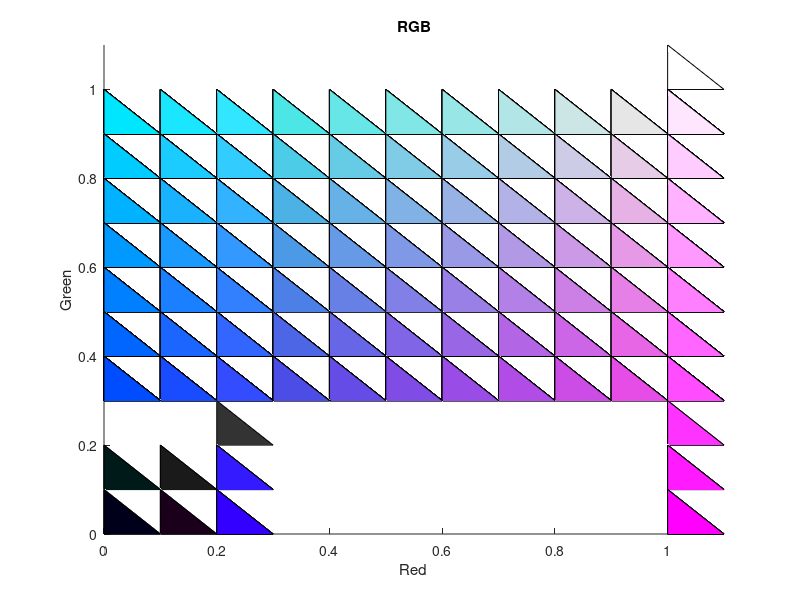
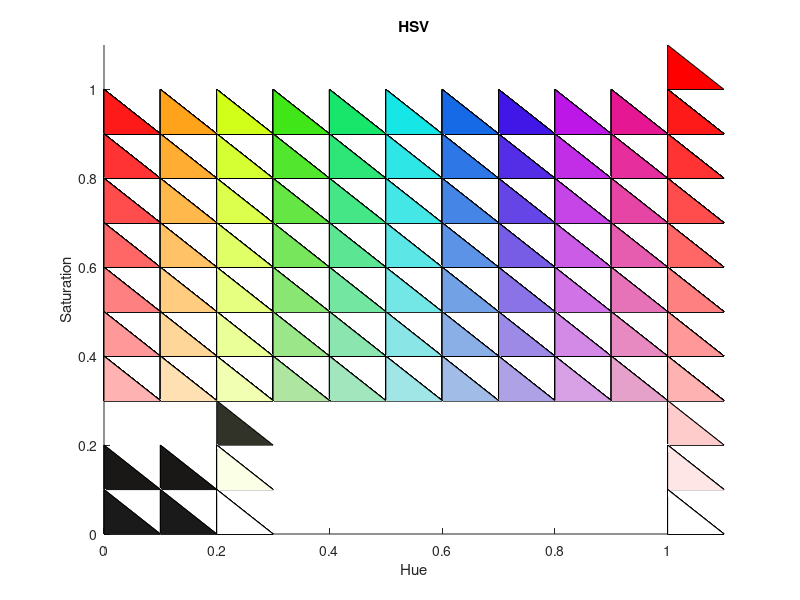
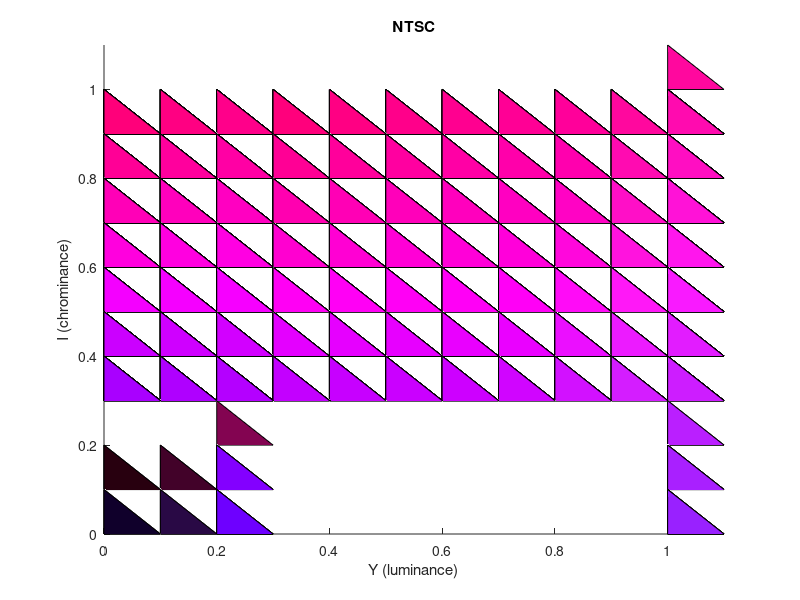

MATLAB code to generate these figures, in order:
%Script for generating three dimensional color cube spaces.  Creates cube for
%RGB space, HSV space, and NTSC space for values of 0 to 1 with a stepsize of
%.1 for all coefficient color factors

%Does for all 3 cubes
for cube = 1:3
   
   figure
   clf
   hold on
   
   
   %Does for all values on x-axis
   for x = 0:.1:1
      x
      %Sets up x-axis fill vector
      a = x+.1;
      xvec = [x x a a x x a a x x x x x x x a a x x a a x x a a a a a a x x];
      
      %Does for all values on y-axis
      for y = 0:.1:1
         %Sets up y-axis fill vector
         b = y+.1;
         yvec = [y b b y y y y y y b b y y b b b b b b b y y b b b y y b b b y];
         
         %Does for all values on z-axis
         for z = 0:.1:1
            %Sets up z-axis fill vector
            c = z+.1;
            zvec = [z z z z z c c z z z c c z z c c z z c c c c c c z z c c z z z];
            
            %Draws ploygon for RGB cube
            if cube == 1
               patch(xvec,yvec,zvec,[x y z])
            %Draws polygon for HSV cube
            elseif cube == 2
               patch(xvec,yvec,zvec,hsv2rgb([x y z]))
            %Draws polygon for NTSC cube
            else
               patch(xvec,yvec,zvec,ntsc2rgb([x y z]))
            end
            
            
            
         end
      end
   end
   
   axis tight
   
   %Labels axes of cubes
   if cube ==1
      title('RGB')
      xlabel('Red')
      ylabel('Green')
      zlabel('Blue')
   elseif cube == 2
      title('HSV')
      xlabel('Hue')
      ylabel('Saturation')
      zlabel('Color Value')
   else
      title('NTSC')
      xlabel('Y (luminance)')
      ylabel('I (chrominance)')
      zlabel('Q (chrominance)')
   end
   
end

   
   